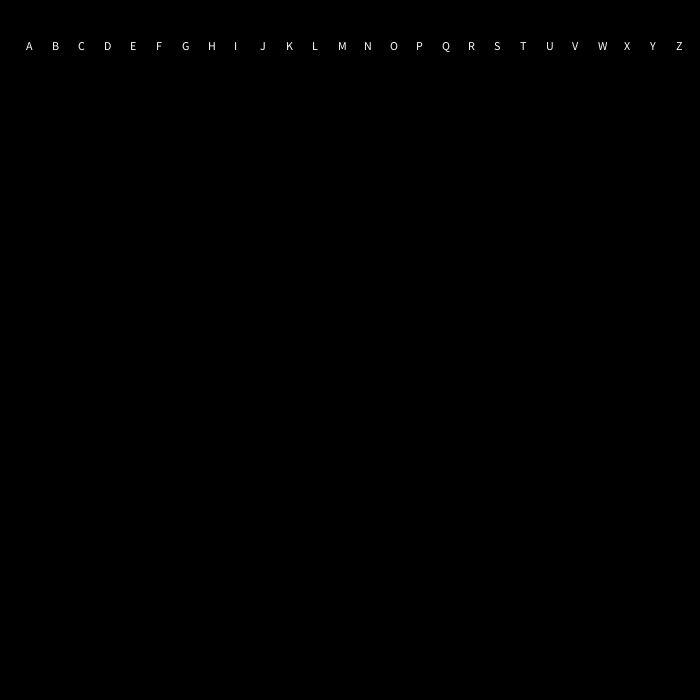
Frame 1 (no input)
Frame 60 (the mouse pressed at the canvas centre just before this capture): identical to frame 1, image omitted
Frame 120 (the mouse held since frame 60 and released just before this capture): identical to frame 1, image omitted

The Processing sketch that drew this single still picture (run headless with seeded random() and noise(); from frame 60 on, the mouse is pressed at the canvas centre):

// Processing sketch: synesthesiabeta
// ── synesthesiabeta.pde
import java.util.Map;
HashMap<Character,Coord> coords = new HashMap<Character,Coord>();
color COLOUR;
int p;
float hoverRange;
int WINDOWSIZE;
int xSpacing;
int num;
Character LETTER;
int redboost, blueboost, jboost, kboost, wboost, dcount;
int XRANGE, YRANGE;
int ALPHA;
Character[] letters = {'A','B','C','D','E','F','G','H','I','J','K','L','M','N','O','P','Q','R','S','T','U','V','W','X','Y','Z'};
class Coord{
  float x,y;
  Coord(float _x, float _y)
  {
    x=_x;
    y=_y;
  }
} 
void setup() {
  redboost = 75;
  blueboost = 75;
  jboost = 75;
  kboost = wboost = 10;
  dcount = 10;
  XRANGE = YRANGE = WINDOWSIZE;
  hoverRange = 8;
  ALPHA = 10;
  LETTER = ' ';
  WINDOWSIZE = 700;
  xSpacing = WINDOWSIZE/letters.length;

  surface.setSize(WINDOWSIZE, WINDOWSIZE); 
  p = 0;
  fill(255);
  for(int n = 0;n<letters.length;n++){
    Coord lCoord = new Coord(getXSpacing(n), getYSpacing(n));
    coords.put(letters[n], lCoord);
    text(letters[n],lCoord.x, lCoord.y);
  }
  mybackground();

}
color getNextGColour(){
  int r,g,b;
  r = int(random(0,60));
  g = int(random(0,5));
  b = int(random(r-10,r+25));
  if(int(random(10)) == 1){
    return color(0,0,0,ALPHA);
  } else {
    return color(r,g,b, ALPHA);
  }
}
//TODO: no
color getNextLColour(){
    int r,g,b;
    r = int(random(200,230));
    g = int(random(r-65,r-60));
    b = int(random(25,30));
    return color(r,g,b,ALPHA);
}
color getNextIColour(){
  int b,g,r;
  if(int(random(6)) == 1){
    r = int(random(0,5));
    g = int(random(200,250));
    b = int(random(235,255));
    return color(r,g,b, 5);
  } else if(int(random(12)) == 1){
    r = int(random(200,245));
    g = int(random(r-5,r+5));
    b = int(random(5));
    return color(r,g,b, 5);
  } else {
    g = int(random(200,235));
    return color(g+60,g+60,g,5);

  }}
color getNextOColour(){
  int b,g,r;
  
  if(int(random(3)) > 0){ //light grey
    b = int(random(230,255));
    return color(b+40,b+60,b,5);
  } else if(int(random(12)) == 1){ //yellowish
    r = int(random(200,245));
    g = int(random(r-5,r+5));
    b = int(random(5));
    return color(r,g,b, 5);
  }  else if(int(random(8)) == 2){ //pinkish
    r = int(random(245,255));
    g = int(random(60,80));
    b = int(random(130,160));
    return color(r,g,b, 5);
  } else { //tealish
    r = int(random(0,5));
    g = int(random(200,250));
    b = int(random(235,255));
    return color(r,g,b, 5);
   
  }
}
color getNextJColour(){
  
  jboost = jboost++%170;
  int b,g;
  b = int(random(0,10));
  g = int(random(50,110));
  return color(g+jboost,g,20, ALPHA);
}
//gross greenish thing
//??
color getNextDColour2(){
  
  int b,g;
  if(random(10) > 5) {
      redboost = redboost++%40;

    g = int(random(30,70));
    return color(g+40+redboost,g,5,ALPHA);
  } else {
    int r,base;
    base = 20;//int(random(20,22));
    r = base + int(random(30,35));
    g = base;//int(random(28,30));
    b = base + int(random(4,5));
    return color(r,g,b,ALPHA);
  }
}
//I don't even know
color getNextDColour3(){
  int r,g,b;
  r = int(random(140,180));
  g = int(random(r-100,r-50));
  b = int(random(5,10));

  return color(r,g,b,ALPHA);
}
color getNextDColour(){
dcount = dcount++%50;
 int r,g,b; 
 if(dcount < 40){
  r = int(random(140,220));
  g = int(random(r-100,r-90));
  b =  int(random(20,30));
 } else {
   int x = int(random(20));
    r = int(random(85,100))-x;
    g = int(random(10,20))-x;
    b =  int(random(g))-x;
 }
  return color(r,g,b,ALPHA);
}
color getNextKColour(){
  kboost = kboost++%20;

  int b,g,r;
  g = int(random(10,40));
  r = int(random(g+8,g+48));
  b = int(random(g+5,r-10));
  return color(r+kboost,g,b, ALPHA);
}
color getNextHColour(){
  
  int g,r;
  r = int(random(60,210));
  g = int(random(r-70,r-20));
  return color(r,g,10, ALPHA);
}
color getNextFColour(){
  
  int r,g,b; 
  r = int(random(140,220));
  g = int(random(r-100,r-65));
  b =  int(random(20,30));
  return color(r,g,b,ALPHA);
}
color getNextEColour(){
    blueboost = blueboost++%35;

    int r,g,b;
    g = int(random(80,180));
    r = int(random(g-80,g-30));
    b = int(random(0,90));
    return color(r+blueboost,g,b+(blueboost%10),ALPHA);
}
color getNextCColour(){
  /*int r,g,b;
  float minrg = random(140,150);
    b = int(random(10,15));
    r = int(random(170,200));
    g = int(random(r-20,r-10));
    return color(r,g,b,ALPHA);*/
    int r,g,b;

    r = int(random(200,245));
    g = int(random(r-45,r-25));
    b = int(random(45,g-25));
    return color(r,g,b,ALPHA);
}
color getNextVColour(){
 int r,g,b;
    b = int(random(25,100));
    r = int(random(200,235));
    g = int(random(190,r-25));
    return color(r,g,b,ALPHA);
}
color getNextSColour(){
  int r,g,b;

  r = int(random(200,230));
  g = int(random(r-60,r-20));
  b = int(random(5,g-60));
  return color(r,g,b,ALPHA);
}
color getNextYColour(){
 int r,g,b;
    b = int(random(25,100));
    r = int(random(200,235));
    g = int(random(190,r-25));
    return color(r,g,b,ALPHA);
}
color getNextNColour(){
     int r,g,b;
      b = int(random(70,120));
      r = int(random(170,245));
      g = int(random(20,b-10));
     return color(r,g,b,ALPHA);
}
color getNextPColour(){
     int r,g,b;
      if(int(random(10)) == 1){
        return color(255,ALPHA);
      } else {
       b = int(random(170,190));
       r = int(random(230,255));
       g = int(random(100,b));
       return color(r,g,b,ALPHA); 
     }
}
color getNextQColour(int num){
  
  if(num/4000 % 2 == 0) {
    return QColourA();
  } else {
    return QColourB();
  }
}
color QColourA(){
  int r, g, b;

  if(int(random(4)) == 1){
    r = int(random(0,5));
    g = int(random(235,255));
    b = int(random(235,250));
    return color(r,g,b, 5);
  } else {
    g = int(random(200,250));
    return color(g,g+5,g+10,5);
  }
}
color QColourB(){
   int r,g,b;
  r = int(random(60,110));
  g = int(random(0,5));
  b = int(random(r+30,r+55));
  if(int(random(8)) == 1){
    return color(255,4);
  } else {
    return color(r,g,b, ALPHA);
  }
}

//more rusty?
color getNextRColour(){
     /*int r,g,b;
     g = int(random(10,40));
     r = int(random(g+20,g+50));
     b = int(random(g-5,g+5));
    return color(r,g,b, ALPHA);

}*/

int r,g,b;
    r = int(random(50,130));
    g = int(random(r/3.0 - 5,r/3.0 + 10));
    //g = int(random(30,40));
    b = int(random(g-10,g));
    return color(r,g,b,ALPHA);
}
color getNextMColour(){
   int r,g,b;
  r = int(random(40,90));
  g = int(random(0,5));
  b = int(random(r-10,r+25));
  if(int(random(25)) == 1){
    return color(0,0,0,ALPHA);
  } if(int(random(30)) == 2){
    fill(255, 40);
    int x1 = int(random(WINDOWSIZE));
    int y1 = int(random(WINDOWSIZE));
    //curve(x1, y1, x1+int(random(-30,30)), y1+int(random(-30,30)), x1+int(random(-30,30)), y1+int(random(-30,30)),x1+int(random(-30,30)), y1+int(random(-30,30)));
    return color(r,g,b,ALPHA);
  } else {
    return color(r,g,b, ALPHA);
  }
}
color getNextAColour(){
  int r,g,b;
   r = int(random(150,190));
    b = int(random(0,90));
    g = int(random(0,90));
        return color(r,g,b, ALPHA);

}
//TODO ??
color getNextXColour() {
  int r,g,b; 
  r = int(random(140,220));
  g = int(random(r-100,r-90));
  b =  int(random(20,30));
  return color(r,g,b,ALPHA);
}
color getNextTColour(){
    int r,g,b;
    if(int(random(10)) == 1){
        r = 255;
        b = 255;
        g = 255;
    } else {
      r = 5;
      g = 5;
      b = 5;
    }
    return color(r,g,b, ALPHA);
}
color getNextZColour(){
     int r,g,b;
    if(int(random(20)) == 1){
        r = 215;
        b = 215;
        g = 215;
    } else if (int(random(6)) < 1) {
        r = int(random(30));
        b = int(random(r,r+30));
        g = int(random(5));
} 
    else {
      r = 5;
      g = 5;
      b = 5;
    }
    return color(r,g,b, ALPHA);
}
color getNextUColour(){
    int r,g,b;
    if(int(random(20)) == 1){
        r = 215;
        b = 215;
        g = 215;
    } else if (int(random(4)) > 1) {
        r = int(random(30));
        b = int(random(r,r+30));
        g = int(random(5));
} 
    else {
      r = 5;
      g = 5;
      b = 5;
    }
    return color(r,g,b, ALPHA);
}
//TODO ?
color getNextWColour(){
  wboost = wboost++%20;

  int b,g,r;
  g = int(random(10,15));
  r = int(random(g+30,g+38));
  b = int(random(g+5,r-20));
  return color(r+wboost,g,b, ALPHA);}
color getNextColour(Character l, int num){
  int r;
  int b;
  int g;
  int a = 10;
  if(p++%25==0){
      XRANGE = int(random(50,WINDOWSIZE-50));
      YRANGE = int(random(50,WINDOWSIZE-50));
   }
  if(l == 'A'){
       return getNextAColour();

  } else if (l == 'B'){
    b = int(random(150,255));
    r = int(random(0,100));
    g = int(random(0,100));
  }  else if (l == 'C'){
    return getNextCColour();
  } else if (l == 'D'){ 
    return getNextDColour();
  } else if (l == 'E'){
    return getNextEColour();

  } else if (l == 'F'){
    return getNextFColour();

  } else if (l == 'G'){
    return getNextGColour();

  } else if (l == 'H'){
    return getNextHColour();

  } else if (l == 'I'){
    return getNextIColour();

  } else if (l == 'J'){
    return getNextJColour();

  } else if (l == 'K'){
    return getNextKColour();

  } else if (l == 'L') {
    return getNextLColour();
  } else if (l == 'M') {
    return getNextMColour();
  } else if (l == 'N') {
    return getNextNColour();
  } else if (l == 'O') {
    return getNextOColour();
  }else if (l == 'P') {
    return getNextPColour();
  }else if (l == 'Q') {
    return getNextQColour(num);
  }else if (l == 'R') {
    return getNextRColour();
  }else if (l == 'S') {
    return getNextSColour();
  }else if (l == 'T') {
    return getNextTColour();
  }else if (l == 'U') {
    return getNextUColour();
  }else if (l == 'V') {
    return getNextVColour();
  }else if (l == 'W') {
    return getNextWColour();
  }else if (l == 'X') {
    return getNextXColour();
  }else if (l == 'Y') {
    return getNextYColour();
  }else if (l == 'Z') {
    return getNextZColour();
  }else {
    r = 0;
    b = 0;
    g = 0;
  }
  return color(r,g,b,ALPHA);
}

float getXSpacing(int n){
  int ret = xSpacing*(n+1);
  return ret;
}

float getYSpacing(int n){
  int ySpacing = 50;
  int numCols = WINDOWSIZE/xSpacing;
  int row = n / numCols + 1;
  int ret = ySpacing * row;
  return ret;
}


void mybackground() {
  fill(255);
  background(0);
  for(int n = 0;n<letters.length;n++){
    Coord lCoord = coords.get(letters[n]);
    text(letters[n],lCoord.x, lCoord.y);
  }
  noStroke();
}

void mousePressed(){
    mybackground();
}

boolean hovering(char l){
  Coord c = coords.get(l);
  float maxX = c.x + hoverRange;
  float minX = c.x - hoverRange;
  float maxY = c.y + hoverRange;
  float minY = c.y - hoverRange;

  return (mouseX > minX) && (mouseX < maxX) && (mouseY <= maxY) && (mouseY >= minY);
}

void mouseMoved(){
 for(int i = 0; i < letters.length; i++){
   if(hovering(letters[i])){
     if( LETTER != letters[i]){
       num = 0;
       LETTER = letters[i];
       mybackground();
       for(int j = 0; j < 150; j++){
         colourPiece(getNextColour(LETTER,num));
       }
     }
     return;
   }
 }
 LETTER = ' '; 

}

void draw() {
  if(LETTER != ' '){
     colourPiece(getNextColour(LETTER, num++), XRANGE, YRANGE);
  } else {
    mybackground();
  }
}

boolean coinToss(){
  return int(random(10)) == 1; 
}

void colourPiece(color c){
  colourPiece(c,WINDOWSIZE/2,WINDOWSIZE/2,WINDOWSIZE/2);
}

void colourPiece(color c, int XRANGE, int YRANGE){
  colourPiece(c,XRANGE,YRANGE,200);
}

void colourPiece(color c, int XRANGE, int YRANGE, int range){
 beginShape();
  
  int minX = XRANGE - range;
  int maxX = XRANGE + range;
  int minY = YRANGE - range;
  int maxY = YRANGE + range;
  int x1 = int(random(minX,maxX));
  int y1 = int(random(minY,maxY));
  fill(c);
  
  vertex(x1,y1);

  bezierVertex(int(random(minX,maxX)), int(random(minY,maxY)),int(random(minX,maxX)), int(random(minY,maxY)),int(random(minX,maxX)), int(random(minY,maxY)));
  bezierVertex(int(random(minX,maxX)), int(random(minY,maxY)),int(random(minX,maxX)), int(random(minY,maxY)),int(random(minX,maxX)), int(random(minY,maxY)));


  endShape();
  
 

}
